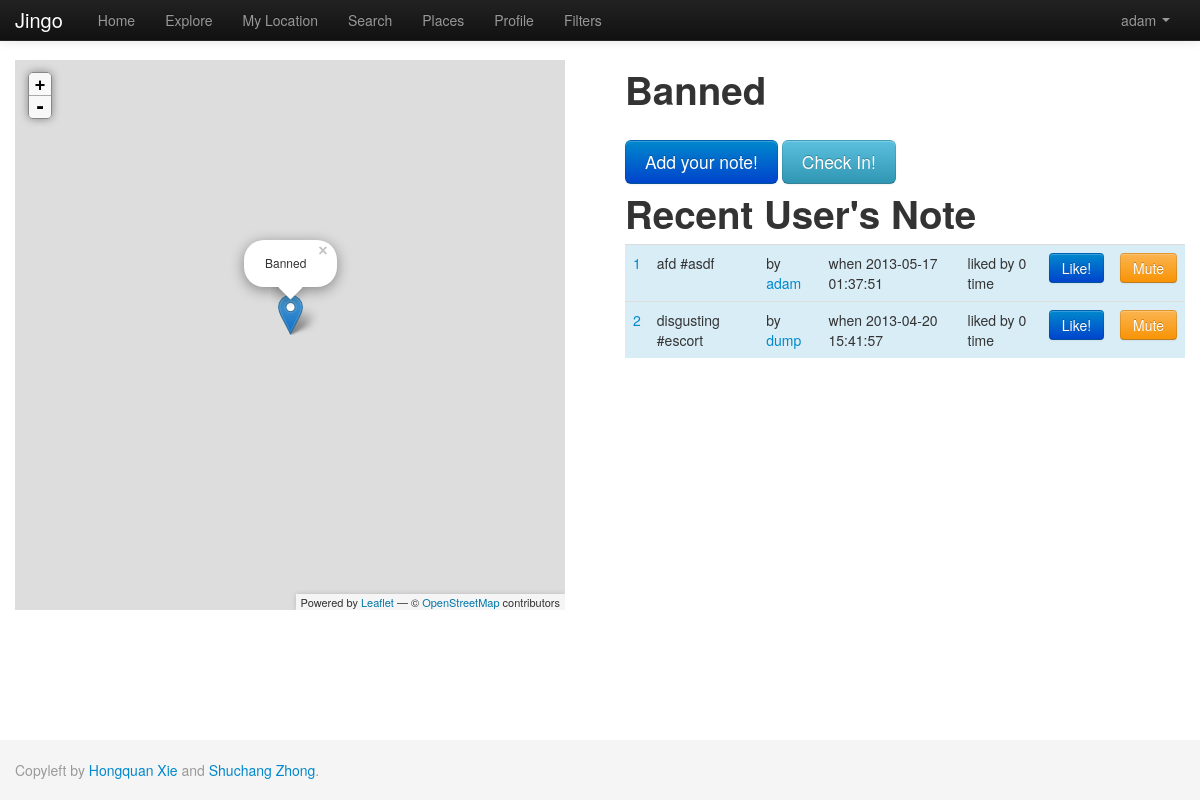
/index.php/home/place?pid=4 (signed in), run on the app's committed database.
### tables this page shows
CREATE TABLE IF NOT EXISTS `place` (
  `pid` int(11) NOT NULL AUTO_INCREMENT,
  `pname` varchar(100) DEFAULT NULL,
  `latitude` float DEFAULT NULL,
  `longitude` float DEFAULT NULL,
  `dt_inserted` datetime NOT NULL,
  `dt_edited` timestamp NOT NULL DEFAULT CURRENT_TIMESTAMP,
  `active` tinyint(1) NOT NULL DEFAULT '1',
  PRIMARY KEY (`pid`)
);

CREATE TABLE IF NOT EXISTS `note` (
  `nid` int(11) NOT NULL AUTO_INCREMENT,
  `uid` int(11) DEFAULT NULL,
  `pid` int(11) DEFAULT NULL,
  `text_body` varchar(1000) DEFAULT NULL,
  `keyword` varchar(200) DEFAULT NULL,
  `dt_inserted` datetime DEFAULT NULL,
  `dt_edited` timestamp NOT NULL DEFAULT CURRENT_TIMESTAMP,
  `active` tinyint(1) NOT NULL DEFAULT '1',
  `s_from` datetime DEFAULT '0000-00-00 00:00:00',
  `s_to` datetime DEFAULT '0000-00-00 00:00:00',
  `repeat_flag` tinyint(1) DEFAULT '0',
  `sunday` tinyint(1) DEFAULT '0',
  `monday` tinyint(1) DEFAULT '0',
  `tuesday` tinyint(1) DEFAULT '0',
  `wednesday` tinyint(1) DEFAULT '0',
  `thursday` tinyint(1) DEFAULT '0',
  `friday` tinyint(1) DEFAULT '0',
  `saturday` tinyint(1) DEFAULT '0',
  `public` tinyint(1) NOT NULL,
  PRIMARY KEY (`nid`)
);

CREATE TABLE IF NOT EXISTS `user` (
  `uid` int(11) NOT NULL AUTO_INCREMENT,
  `uname` varchar(50) NOT NULL,
  `email` varchar(50) NOT NULL,
  `password` varchar(50) NOT NULL,
  `dt_inserted` datetime NOT NULL,
  `dt_edited` timestamp NOT NULL DEFAULT '0000-00-00 00:00:00' ON UPDATE CURRENT_TIMESTAMP,
  `first_name` varchar(50) NOT NULL,
  `last_name` varchar(50) NOT NULL,
  `gender` tinyint(1) DEFAULT NULL,
  `photo` varchar(100) DEFAULT NULL,
  `description` varchar(1000) NOT NULL,
  `last_latitude` float NOT NULL DEFAULT '0',
  `last_longitude` float NOT NULL DEFAULT '0',
  `current_state` varchar(50) NOT NULL,
  `active` tinyint(1) NOT NULL DEFAULT '1',
  PRIMARY KEY (`uid`),
  UNIQUE KEY `email` (`email`,`uname`)
);

### application/controllers/home.php (called while the page is built, shortened)
<?php
class Home extends CI_Controller{
    public function __construct(){
        $this->load->helper('view_helper');
        $this->load->view('header');
    }
    public function place(){
        $pid = $this->input->get('pid');
        $this->load ->model('Place');
        $this->Place->pid = $pid;
        $place = current($this->Place->get());
        $data['place']=$place;
        if($place){
            $this->load->model('Note');
            $this->Note->pid = $pid;
            $this->Note->order_by = 'note_dt_inserted desc';
            $note = $this->Note->get();
			$this->load->model('Like_note');
			$likeCount = $this->Like_note->countLike();
			$likeCountArray = [];
			foreach($likeCount as $sinleLikeCount){
				$likeCountArray[$sinleLikeCount['nid']]=intval($sinleLikeCount['time']);
			}
			foreach($note as $k=>$singleNote){
				if(array_key_exists($singleNote['nid'],$likeCountArray)) {
					$note[$k]['time']=$likeCountArray[$singleNote['nid']];
				} else {
					$note[$k]['time']=0;
				}
			}
			usort($note, "my_sort");
            $data['note']=$note;
			$this->load->model('Silent');
			$this->Silent->uid= $_SESSION['user']['uid'];
			$muteNote = $this->Silent->get();
			$muteNid = [];
			foreach($muteNote as $singleMuteNote){
				array_push($muteNid,$singleMuteNote['nid']);
			}
			$data['muteNid']=$muteNid;
			$this->load->model('Like_note');
			$this->Like_note->uid= $_SESSION['user']['uid'];
			$likeNote = $this->Like_note->get();
			$likeNid = [];
			foreach($likeNote as $singleLikeNote){
				array_push($likeNid,$singleLikeNote['nid']);
			}
			$data['likeNid']=$likeNid;
        }
        $this->load->view('place',$data);
        $this->load->view('footer');
    }
}
?>

### index.php (called while the page is built, shortened)
<?php
require_once BASEPATH.'core/CodeIgniter.php';

### application/models/place.php (called while the page is built, shortened)
<?php
class Place extends CI_Model {
    function get($params=null){
		$this->db->select('*');
		$this->db->from('place');
		$where = ' 1=1 ';
		if(isset($this->pid)){
			$where .= ' AND place.pid = '.$this->pid;
		}
		if($params){
			$this->db->where($params);
		}else
			$this->db->where($where, null, false);
		$query = $this->db->get();
        return $query->result_array();
    }
}

### application/models/note.php (called while the page is built, shortened)
<?php
class Note extends CI_Model {
    function get($params=null){
		$this->db->select('*,note.dt_inserted as note_dt_inserted');
		$this->db->from('note');
		$this->db->join('user','user.uid=note.uid');
		$this->db->join('place','place.pid=note.pid');
		$where = ' 1=1 ';
		$newString ='and (note.public = 1 or (note.public = 0 and note.uid in (select current_u from follow where active = "1" and followed_user ='.$_SESSION['user']['uid'].' )))';
		$where .= $newString;
		if(isset($this->pid)){
			$where .= ' AND note.pid = '.$this->pid;
		}
		if($params){
			$params['note.active']=1;
			$this->db->where($params);
		}else
			$this->db->where($where, null, false);
		if(isset($this->order_by))
			$this->db->order_by($this->order_by);
		$query = $this->db->get();
        return $query->result_array();
    }
}

### application/views/place.php (the view, shortened to what this page needs)
<!DOCTYPE html PUBLIC "-//W3C//DTD XHTML 1.0 Strict//EN" "http://www.w3.org/TR/xhtml1/DTD/xhtml1-strict.dtd">
<html>
<head>
    <?php
    echo "<link href=".BASE_URI."assets/css/leaflet.css rel='stylesheet' media='screen'>";
    ?>
</head>
<body>
    <div id="map" style="width: 550px; height: 550px; position: absolute;"></div>
    <div id="content" style="margin-left: 610px">
      <h1><?php echo $place['pname']?></h1>
      <br/>
       <button class="btn btn-large btn-primary" type="button" id="addNoteBtn">Add your note!</button>
       <button class="btn btn-large btn-info" type="button" id="checkin" onclick="checkin(<?php echo $_SESSION['user']['uid'];?>, <?php echo $place['latitude'];?>, <?php echo $place['longitude'];?>,this)">Check In!</button>
      <br/>
      <?php if (count($note)>0) {?>
      <h1>Recent User's Note</h1>
      <table class="table table-hover">
          <?php
          $index = 1;
        foreach($note as $row){
			if (!in_array($row['nid'],$muteNid)){
          ?>
          <tr class="info">
              <td><a href="note?nid=<?php echo $row['nid'];?>"><?php echo $index;$index+=1; ?></a></td>
              <td><?php echo $row['text_body']." #".$row['keyword']; ?></td>
              <td>by <a href="user?uid=<?php echo $row['uid']?>"><?php echo $row['uname']; ?></a></td>
              <td>when <?php echo $row['note_dt_inserted']; ?></td>
			  <td>liked by <?php echo $row['time']; ?> time</td>
			  <?php if (!in_array($row['nid'],$likeNid)) { ?>
			  <td><button class="btn btn-primary" type="button" onclick="likeNote(<?php echo $_SESSION['user']['uid'];?>,<?php echo $row['nid'];?>,this);">Like!</button></td>
			  <?php } else { ?>
			  <td><button class="btn btn-info" type="button">Liked</button></td>
			  <?php } ?>
			  <td><button class="btn btn-warning" type="button" onclick="muteNote(<?php echo $_SESSION['user']['uid'];?>,<?php echo $row['nid'];?>,this);">Mute</button></td>
            </tr>
          <?php
          }}
          ?>
      </table>
      <?php
      } else { echo "<h1>No User's Note Yet</h1>"; }
      ?>
    </div>
</body>
</html>

### assets/css/leaflet.css (style rules this page uses)
.leaflet-container { overflow: hidden; -ms-touch-action: none; }
.leaflet-container { cursor: -webkit-grab; cursor: -moz-grab; }
.leaflet-container { background: #ddd; outline: 0; }
.leaflet-container { font: 12px/1.5 "Helvetica Neue", Arial, Helvetica, sans-serif; }

### data on the page
place: pname "Banned"
note: text_body "afd", keyword "asdf", uid.uname "adam", dt_inserted "2013-05-17 01:37:51", time "0"
note: text_body "disgusting", keyword "escort", uid.uname "dump", dt_inserted "2013-04-20 15:41:57", uid.gender "0"

### other printed values
$_SESSION['user']['uname'] "adam"
